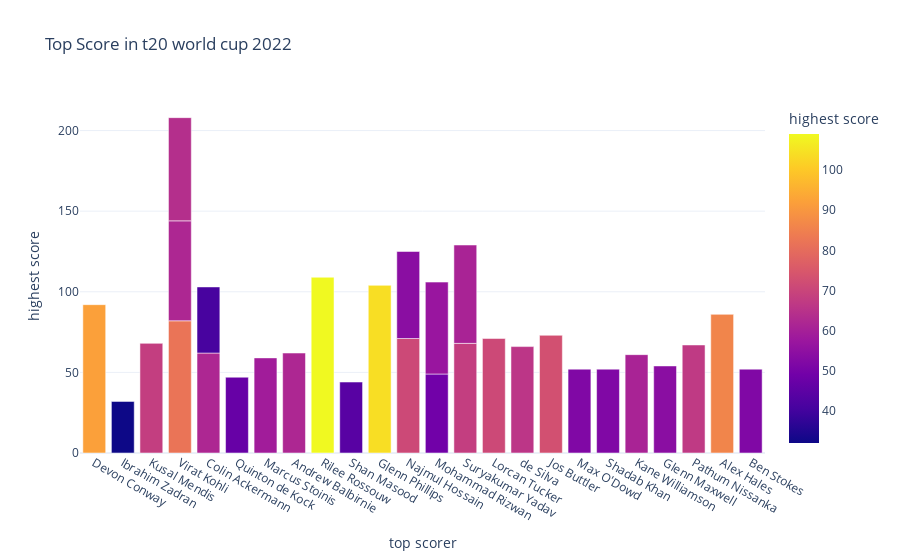

The notebook cell this image was saved under:
### Code cell
figure = px.bar(data,
               x= data["top scorer"],
               y = data['highest score'],
               color = data["highest score"],
               title = "Top Score in t20 world cup 2022")
figure.show()

### Figure 1 — Plotly figure (JSON) as saved in the notebook; plotly's stock layout.template omitted (floating-point values rounded to 4 significant figures)
{"data": [{"alignmentgroup": "True", "hovertemplate": "top scorer=%{x}<br>highest score=%{marker.color}<extra></extra>", "legendgroup": "", "marker": {"color": [92, 32, 68, 82, 62, 47, 59, 62, null, 109, 62, 44, null, null, 104, 71, 49, 68, 71, 66, 73, 52, 64, 52, 61, 54, 67, 41, 54, 61, 57, 86, 52], "coloraxis": "coloraxis", "pattern": {"shape": ""}}, "name": "", "offsetgroup": "", "orientation": "v", "showlegend": false, "textposition": "auto", "type": "bar", "x": ["Devon Conway", "Ibrahim Zadran", "Kusal Mendis", "Virat Kohli", "Colin Ackermann", "Quinton de Kock", "Marcus Stoinis", "Andrew Balbirnie", null, "Rilee Rossouw", "Virat Kohli", "Shan Masood", null, null, "Glenn Phillips", "Najmul Hossain", "Mohammad Rizwan", "Suryakumar Yadav", "Lorcan Tucker", "de Silva", "Jos Buttler", "Max O'Dowd", "Virat Kohli", "Shadab Khan", "Kane Williamson", "Glenn Maxwell", "Pathum Nissanka", "Colin Ackermann", "Najmul Hossain", "Suryakumar Yadav", "Mohammad Rizwan", "Alex Hales", "Ben Stokes"], "xaxis": "x", "y": [92, 32, 68, 82, 62, 47, 59, 62, null, 109, 62, 44, null, null, 104, 71, 49, 68, 71, 66, 73, 52, 64, 52, 61, 54, 67, 41, 54, 61, 57, 86, 52], "yaxis": "y"}], "layout": {"barmode": "relative", "coloraxis": {"colorbar": {"title": {"text": "highest score"}}, "colorscale": [[0, "#0d0887"], [0.1111, "#46039f"], [0.2222, "#7201a8"], [0.3333, "#9c179e"], [0.4444, "#bd3786"], [0.5556, "#d8576b"], [0.6667, "#ed7953"], [0.7778, "#fb9f3a"], [0.8889, "#fdca26"], [1, "#f0f921"]]}, "legend": {"tracegroupgap": 0}, "title": {"text": "Top Score in t20 world cup 2022"}, "xaxis": {"anchor": "y", "domain": [0, 1], "title": {"text": "top scorer"}}, "yaxis": {"anchor": "x", "domain": [0, 1], "title": {"text": "highest score"}}}}
